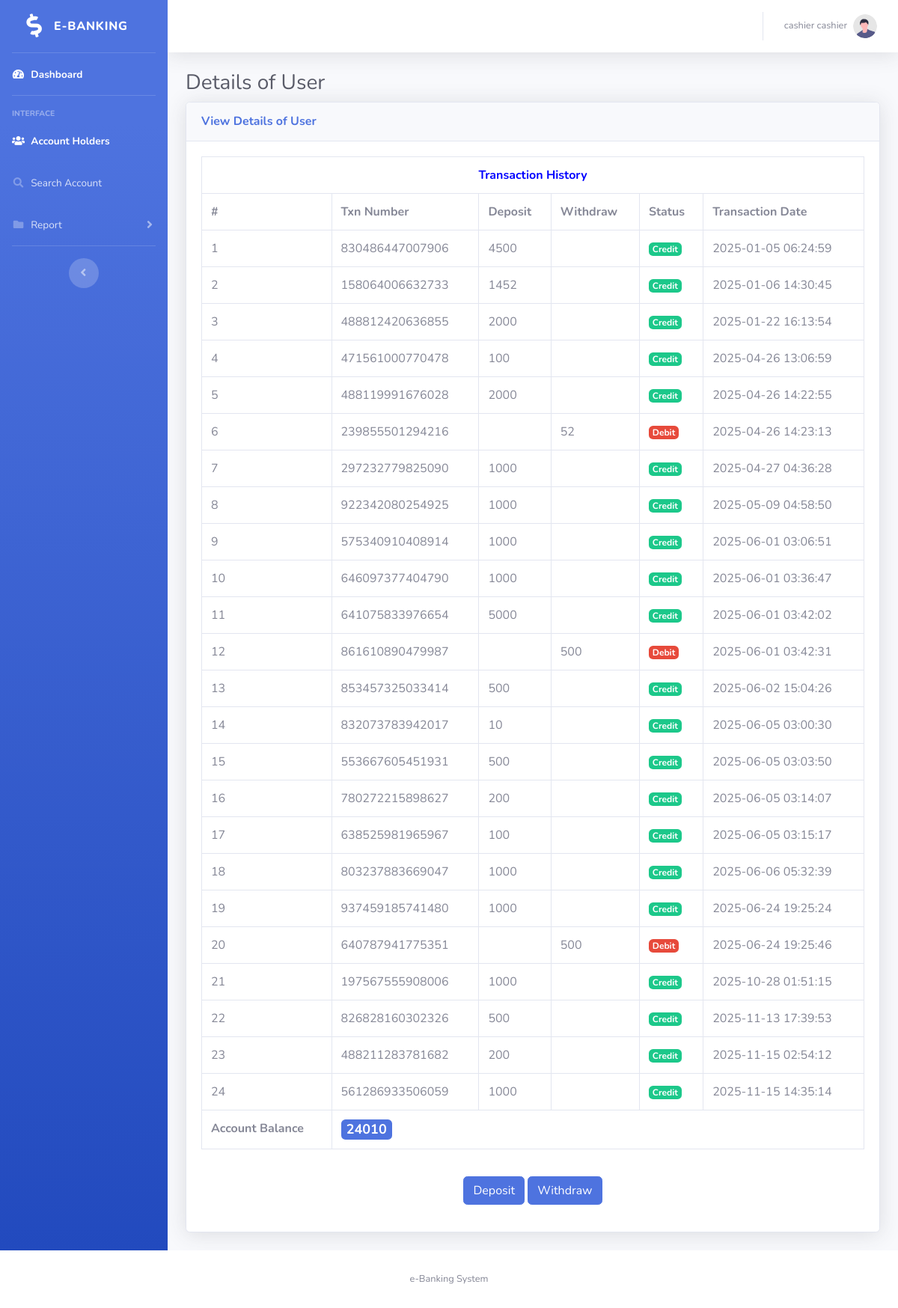
/bankms/cashier/account-details.php?userid=1 (signed in), run on the app's committed database.
### tables this page shows
CREATE TABLE `tblcashier` (
  `ID` int(10) NOT NULL,
  `EmpID` varchar(250) DEFAULT NULL,
  `FirstName` varchar(250) DEFAULT NULL,
  `LastName` varchar(250) DEFAULT NULL,
  `MobileNumber` bigint(10) DEFAULT NULL,
  `Email` varchar(250) DEFAULT NULL,
  `Gender` varchar(250) DEFAULT NULL,
  `Dob` date DEFAULT NULL,
  `Address` mediumtext DEFAULT NULL,
  `Password` varchar(250) DEFAULT NULL,
  `JoiningDate` timestamp NULL DEFAULT current_timestamp()
);

CREATE TABLE `tbltransaction` (
  `ID` int(11) NOT NULL,
  `txnNumber` bigint(15) DEFAULT NULL,
  `UserID` int(5) DEFAULT NULL,
  `AccountNumber` int(11) DEFAULT NULL,
  `Amount` decimal(10,0) DEFAULT NULL,
  `TransactionType` varchar(250) DEFAULT NULL,
  `Status` varchar(250) DEFAULT NULL,
  `TransactionDate` timestamp NULL DEFAULT current_timestamp(),
  `cashierId` int(11) DEFAULT NULL,
  `userIdRT` int(11) NOT NULL
);

### bankms/cashier/account-details.php (the view, shortened to what this page needs)
<?php session_start();
include('includes/dbconnection.php');
if (strlen($_SESSION['cid']==0)) {
  header('location:logout.php');
  } else{
?>
<!DOCTYPE html>
<html lang="en">
<head>
    <link href="../vendor/fontawesome-free/css/all.min.css" rel="stylesheet" type="text/css">
    <link href="../css/sb-admin-2.min.css" rel="stylesheet">
    <link href="../vendor/datatables/dataTables.bootstrap4.min.css" rel="stylesheet">
</head>
<body id="page-top">
    <div id="wrapper">
        <?php include_once('includes/sidebar.php');?>
        <div id="content-wrapper" class="d-flex flex-column">
            <div id="content">
              <?php include_once('includes/header.php');?>
                <div class="container-fluid">
                    <h1 class="h3 mb-2 text-gray-800">Details of User</h1>
                    <div class="card shadow mb-4">
                        <div class="card-header py-3">
                            <h6 class="m-0 font-weight-bold text-primary">View Details of User</h6>
                        </div>
                        <div class="card-body">
                            <div class="table-responsive">
         <?php
$uid=$_GET['userid'];
$query = $dbh -> prepare("select tbltransaction.AccountNumber,tbltransaction.Status as amtsta,tbltransaction.Amount,tbltransaction.TransactionDate,
tbltransaction.TransactionType,tbltransaction.txnNumber
from tbltransaction where tbltransaction.UserID =:uid");
$query->execute(array(':uid'=> $uid));
$results=$query->fetchAll(PDO::FETCH_OBJ);
$cnt=1;
 ?>
<table id="datatable" class="table table-bordered dt-responsive nowrap" style="border-collapse: collapse; border-spacing: 0; width: 100%;">
  <tr align="center">
   <th colspan="6" style="color: blue" >Transaction History</th>
  </tr>
  <tr>
    <th>#</th>
    <th>Txn Number</th>
<th>Deposit</th>
<th>Withdraw</th>
<th>Status</th>
<th>Transaction Date</th>
</tr>
<?php
foreach($results as $row)
{               ?>
<tr>
  <td><?php echo $cnt;?></td>
   <td><?php  echo htmlentities($row->txnNumber);?></td>
 <td><?php if($row->amtsta=='I' || $row->amtsta=='C'):
  echo  $deposit=$row->Amount;
endif;?></td>
 <td><?php if($row->amtsta=='D'):
  echo  $withdraw=$row->Amount;
endif;?></td>
  <td><?php  $tstatus=$row->amtsta;
                                                    if($tstatus=='C'): ?>
                                                        <span class="badge badge-success">Credit</span>
                                                        <?php elseif($tstatus=='D'): ?>
                                                        <span class="badge badge-danger">Debit</span>
                                                    <?php elseif($tstatus=='I'): ?>
                                                        <span class="badge badge-warning">Initial Amount Credit</span>
                                                        <?php endif;?></td>
   <td><?php  echo $row->TransactionDate;?></td>
</tr>
<?php
$cnt=$cnt+1; } ?>
<tr>
    <th>Account Balance</th>
<?php $ret= $dbh -> prepare("SELECT UserID,
sum(case WHEN (Status = 'C' || Status = 'I') THEN Amount else 0 END)  camount,
sum(case WHEN Status = 'D' THEN Amount else 0 END)  damount
FROM tbltransaction where UserID=:uid");
      $ret->execute(array(':uid'=> $uid));
    $resultss = $ret -> fetchAll(PDO::FETCH_OBJ);
    foreach($resultss as $results){
$camount=$results->camount;
$damount=$results->damount;
} ?>
    <th colspan="5"> <span class="badge badge-primary" style="font-size:18px;"><?php echo $accntbalance=$camount-$damount;?></span></th>
</tr>
</table>
<p align="center"  style="padding-top: 20px">
 <button class="btn btn-primary waves-effect waves-light w-lg" data-toggle="modal" data-target="#myModal">Deposit</button>
 <button class="btn btn-primary waves-effect waves-light w-lg" data-toggle="modal" data-target="#myModal1">Withdraw</button></p>
                        </div>
                            </div>
                        </div>
                    </div>
                </div>
            </div>
 </div>
          <?php include_once('includes/footer.php');?>
</body>
</html><?php }  ?>

### bankms/cashier/includes/header.php (shortened to what this page needs)
                <nav class="navbar navbar-expand navbar-light bg-white topbar mb-4 static-top shadow">
                    <ul class="navbar-nav ml-auto">
                        <li class="nav-item dropdown no-arrow">
                            <a class="nav-link dropdown-toggle" href="#" id="userDropdown" role="button"
                                data-toggle="dropdown" aria-haspopup="true" aria-expanded="false">
<?php $cid=$_SESSION['cid'];
$sql="SELECT * from  tblcashier where ID=:cid";
$query = $dbh -> prepare($sql);
$query->bindParam(':cid',$cid,PDO::PARAM_STR);
$query->execute();
$results=$query->fetchAll(PDO::FETCH_OBJ);
foreach ($results as $row) {
$fname=$row->FirstName;
$lname=$row->LastName;
}
?>
                                <span class="mr-2 d-none d-lg-inline text-gray-600 small"><?php  echo htmlentities($fname." ".$lname);?></span>
                                <img class="img-profile rounded-circle"
                                    src="../img/undraw_profile.svg">
                            </a>
                        </li>
                    </ul>
                </nav>

### data on the page
tblcashier: FirstName+LastName "cashier cashier"
tbltransaction: txnNumber "830486447007906", Amount "4500", Status "Credit", TransactionDate "2025-01-05 06:24:59"
tbltransaction: txnNumber "158064006632733", Amount "1452", Status "Credit", TransactionDate "2025-01-06 14:30:45"
tbltransaction: txnNumber "488812420636855", Amount "2000", Status "Credit", TransactionDate "2025-01-22 16:13:54"
tbltransaction: txnNumber "471561000770478", Amount "100", Status "Credit", TransactionDate "2025-04-26 13:06:59"
tbltransaction: txnNumber "488119991676028", Amount "2000", Status "Credit", TransactionDate "2025-04-26 14:22:55"
tbltransaction: txnNumber "239855501294216", Amount "52", Status "Debit", TransactionDate "2025-04-26 14:23:13"
tbltransaction: txnNumber "297232779825090", Amount "1000", Status "Credit", TransactionDate "2025-04-27 04:36:28"
tbltransaction: txnNumber "922342080254925", Amount "1000", Status "Credit", TransactionDate "2025-05-09 04:58:50"
tbltransaction: txnNumber "575340910408914", Amount "1000", Status "Credit", TransactionDate "2025-06-01 03:06:51"
tbltransaction: txnNumber "646097377404790", Amount "1000", Status "Credit", TransactionDate "2025-06-01 03:36:47"
tbltransaction: txnNumber "641075833976654", Amount "5000", Status "Credit", TransactionDate "2025-06-01 03:42:02"
tbltransaction: txnNumber "861610890479987", Amount "500", Status "Debit", TransactionDate "2025-06-01 03:42:31"
tbltransaction: txnNumber "853457325033414", Amount "500", Status "Credit", TransactionDate "2025-06-02 15:04:26"
tbltransaction: txnNumber "832073783942017", Amount "10", Status "Credit", TransactionDate "2025-06-05 03:00:30"
tbltransaction: txnNumber "553667605451931", Amount "500", Status "Credit", TransactionDate "2025-06-05 03:03:50"
tbltransaction: txnNumber "780272215898627", Amount "200", Status "Credit", TransactionDate "2025-06-05 03:14:07"
tbltransaction: txnNumber "638525981965967", Amount "100", Status "Credit", TransactionDate "2025-06-05 03:15:17"
tbltransaction: txnNumber "803237883669047", Amount "1000", Status "Credit", TransactionDate "2025-06-06 05:32:39"
tbltransaction: txnNumber "937459185741480", Amount "1000", Status "Credit", TransactionDate "2025-06-24 19:25:24"
tbltransaction: txnNumber "640787941775351", Amount "500", Status "Debit", TransactionDate "2025-06-24 19:25:46"
tbltransaction: txnNumber "197567555908006", Amount "1000", Status "Credit", TransactionDate "2025-10-28 01:51:15"
tbltransaction: txnNumber "826828160302326", Amount "500", Status "Credit", TransactionDate "2025-11-13 17:39:53"
tbltransaction: txnNumber "488211283781682", Amount "200", Status "Credit", TransactionDate "2025-11-15 02:54:12"
tbltransaction: txnNumber "561286933506059", Amount "1000", Status "Credit", TransactionDate "2025-11-15 14:35:14"

### other printed values
$accntbalance=$camount-$damount "24010"
